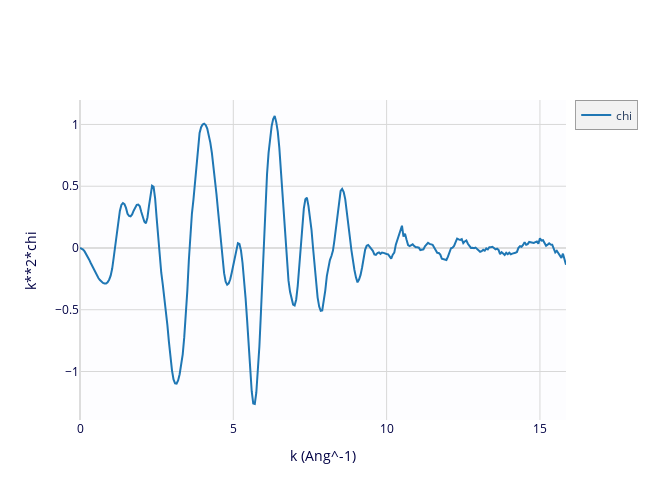

Notebook source saved alongside this figure:
### Markdown cell above
but we usually want to plot $k$-weighted $\chi(k)$:

### Code cell
plot(fe2o3.k, fe2o3.chi*fe2o3.k**2, xlabel='k (Ang^-1)', ylabel='k**2*chi', label='chi')

### Figure 1 — Plotly figure (JSON) as saved in the notebook; plotly's stock layout.template omitted (floating-point values rounded to 4 significant figures; data arrays with more than 128 entries replaced by an {"elided": "..."} marker saying what was removed)
{"data": [{"line": {"color": "#1f77b4", "width": 2}, "name": "chi", "type": "scatter", "uid": "e2301d1d-780f-44a8-b61e-7656200427b1", "x": {"elided": "318 float values"}, "y": {"elided": "318 float values"}}], "layout": {"height": 500, "hovermode": "closest", "legend": {"bgcolor": "#F2F2F2", "borderwidth": 0.5}, "plot_bgcolor": "#FDFDFF", "showlegend": true, "title": {}, "width": 650, "xaxis": {"autorange": true, "color": "#004", "gridcolor": "#D8D8D8", "range": [0, 15.85], "showgrid": true, "title": {"text": "k (Ang^-1)"}, "type": "linear", "zerolinecolor": "#DDD"}, "yaxis": {"autorange": true, "color": "#004", "gridcolor": "#D8D8D8", "range": [-1.393, 1.198], "showgrid": true, "title": {"text": "k**2*chi"}, "type": "linear", "zerolinecolor": "#DDD"}}}
